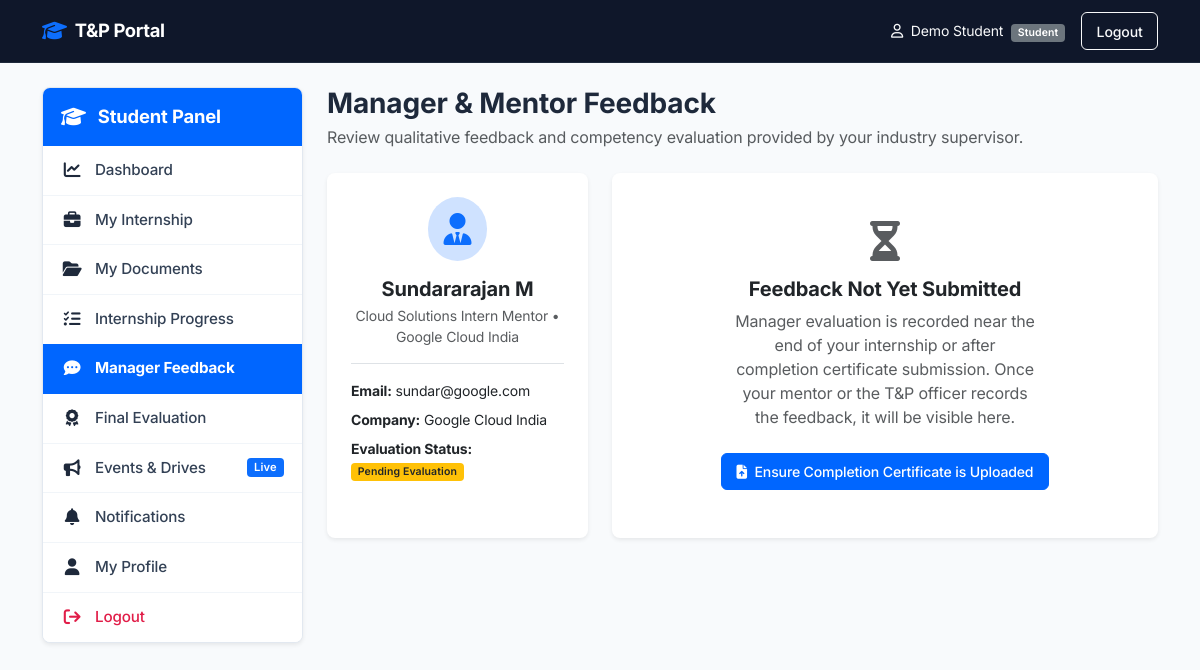
The page /student/feedback (signed in) on the database its author committed.
### tables this page shows
CREATE TABLE internships (
            id INTEGER PRIMARY KEY AUTOINCREMENT,
            student_id INTEGER NOT NULL,
            submission_status TEXT NOT NULL DEFAULT 'Draft'
                CHECK(submission_status IN ('Draft', 'Submitted')),
            
            company_name TEXT NOT NULL,
            company_location TEXT,
            company_website TEXT,
            role TEXT,
            start_date TEXT,
            end_date TEXT,
            internship_type TEXT,
            stipend TEXT,
            mode TEXT,
            domain TEXT,
            
            manager_id INTEGER,
            manager_name TEXT,
            manager_email TEXT,

            letter_status TEXT NOT NULL DEFAULT 'Pending'
                CHECK(letter_status IN ('Pending', 'Submitted')),
            letter_filename TEXT,

            completion_filename TEXT,
            completion_status TEXT NOT NULL DEFAULT 'Not Uploaded'
                CHECK(completion_status IN ('Not Uploaded', 'Uploaded')),
            report_filename TEXT,
            report_status TEXT NOT NULL DEFAULT 'Not Uploaded'
                CHECK(report_status IN ('Not Uploaded', 'Uploaded')),

            manager_feedback TEXT,
            feedback_rating INTEGER CHECK(feedback_rating BETWEEN 1 AND 5),
            tech_skills INTEGER CHECK(tech_skills BETWEEN 1 AND 5),
            communication INTEGER CHECK(communication BETWEEN 1 AND 5),
            teamwork INTEGER CHECK(teamwork BETWEEN 1 AND 5),
            problem_solving INTEGER CHECK(problem_solving BETWEEN 1 AND 5),
            professionalism INTEGER CHECK(professionalism BETWEEN 1 AND 5),
            strengths TEXT,
            improvements TEXT,

            review_status TEXT NOT NULL DEFAULT 'Pending'
                CHECK(review_status IN ('Pending', 'Under Review', 'Approved', 'Rejected', 'Correction Required', 'Ongoing', 'Completed')),
            
            admin_remarks TEXT,

            submitted_at TIMESTAMP DEFAULT CURRENT_TIMESTAMP,
            FOREIGN KEY (student_id) REFERENCES users(id) ON DELETE CASCADE,
            FOREIGN KEY (manager_id) REFERENCES users(id) ON DELETE SET NULL
        );

### app.py (the view)
@app.route('/student/feedback')
@login_required
def student_feedback():
    if session.get('role') != 'student':
        return redirect(url_for('admin_dashboard'))
    conn = get_db_connection()
    internship = conn.execute(
        'SELECT * FROM internships WHERE student_id = ? ORDER BY submitted_at DESC LIMIT 1',
        (session['user_id'],)
    ).fetchone()
    conn.close()
    return render_template('student_feedback.html', internship=internship)

### app.py (called while the page is built)
def login_required(f):
    @wraps(f)
    def wrapper(*args, **kwargs):
        if 'user_id' not in session:
            flash('Please log in first.', 'warning')
            return redirect(url_for('login'))
        return f(*args, **kwargs)
    return wrapper

### database.py (called while the page is built)
def get_db_connection():
    conn = sqlite3.connect(DB_PATH)
    conn.row_factory = sqlite3.Row
    conn.execute("PRAGMA foreign_keys = ON")
    return conn

### templates/student_feedback.html (shortened to what this page needs)
{% extends "student_base.html" %}
{% block student_content %}
<div class="mb-4">
    <h3 class="fw-bold mb-1">Manager & Mentor Feedback</h3>
    <p class="text-muted mb-0">Review qualitative feedback and competency evaluation provided by your industry supervisor.</p>
</div>
{% if not internship %}
<div class="alert alert-info">
    <i class="fa-solid fa-circle-info me-2"></i> No internship registered yet.
</div>
{% else %}
<div class="row g-4">
    <div class="col-md-4">
        <div class="card shadow-sm border-0 h-100">
            <div class="card-body p-4 text-center">
                <div class="rounded-circle bg-primary-subtle text-primary p-3 d-inline-flex mb-3">
                    <i class="fa-solid fa-user-tie fs-2"></i>
                </div>
                <h5 class="fw-bold mb-1">{{ internship.manager_name or 'Industry Mentor' }}</h5>
                <p class="text-muted small mb-3">{{ internship.role }} Mentor &bull; {{ internship.company_name }}</p>
                <div class="border-top pt-3 text-start small">
                    <div class="mb-2"><strong>Email:</strong> {{ internship.manager_email or 'mentor@company.com' }}</div>
                    <div class="mb-2"><strong>Company:</strong> {{ internship.company_name }}</div>
                    <div class="mb-2"><strong>Evaluation Status:</strong>
                        {% if internship.feedback_rating %}
                            <span class="badge bg-success">Evaluated</span>
                        {% else %}
                            <span class="badge bg-warning text-dark">Pending Evaluation</span>
                        {% endif %}
                    </div>
                </div>
            </div>
        </div>
    </div>
    <div class="col-md-8">
        {% if internship.feedback_rating or internship.manager_feedback %}
        <div class="card shadow-sm border-0 mb-4">
            <div class="card-body p-4">
                <div class="d-flex justify-content-between align-items-center mb-3">
                    <h5 class="fw-bold mb-0">Supervisor Evaluation</h5>
                    <div class="fs-4 text-warning">
                        {% for i in range(1, 6) %}
                            {% if i <= (internship.feedback_rating or 0) %}
                                <i class="fa-solid fa-star"></i>
                            {% else %}
                                <i class="fa-regular fa-star text-muted"></i>
                            {% endif %}
                        {% endfor %}
                        <span class="fs-6 text-dark fw-bold ms-2">{{ internship.feedback_rating }}/5.0</span>
                    </div>
                </div>
                <div class="p-3 bg-light rounded mb-4">
                    <h6 class="fw-bold mb-1"><i class="fa-solid fa-quote-left text-primary me-2"></i>Overall Comments:</h6>
                    <p class="mb-0 text-secondary fst-italic">
                        {{ internship.manager_feedback or "The student demonstrated commitment and actively contributed towards team objectives during their internship tenure." }}
                    </p>
                </div>
                <h6 class="fw-bold mb-3 border-bottom pb-2">Competency & Skill Evaluation</h6>
                <div class="mb-3">
                    <div class="d-flex justify-content-between small fw-semibold mb-1">
                        <span>Technical & Engineering Skills</span>
                        <span>{{ internship.tech_skills or 4 }}/5</span>
                    </div>
                    <div class="progress" style="height: 8px;">
                        <div class="progress-bar bg-primary" role="progressbar" style="width: {{ ((internship.tech_skills or 4) / 5) * 100 }}%;"></div>
                    </div>
                </div>
                <div class="mb-3">
                    <div class="d-flex justify-content-between small fw-semibold mb-1">
                        <span>Communication & Presentation</span>
                        <span>{{ internship.communication or 4 }}/5</span>
                    </div>
                    <div class="progress" style="height: 8px;">
                        <div class="progress-bar bg-info" role="progressbar" style="width: {{ ((internship.communication or 4) / 5) * 100 }}%;"></div>
                    </div>
                </div>
                <div class="mb-3">
                    <div class="d-flex justify-content-between small fw-semibold mb-1">
                        <span>Teamwork & Collaboration</span>
                        <span>{{ internship.teamwork or 5 }}/5</span>
                    </div>
                    <div class="progress" style="height: 8px;">
                        <div class="progress-bar bg-success" role="progressbar" style="width: {{ ((internship.teamwork or 5) / 5) * 100 }}%;"></div>
                    </div>
                </div>
                <div class="mb-3">
                    <div class="d-flex justify-content-between small fw-semibold mb-1">
                        <span>Problem Solving & Analytical Ability</span>
                        <span>{{ internship.problem_solving or 4 }}/5</span>
                    </div>
                    <div class="progress" style="height: 8px;">
                        <div class="progress-bar bg-warning" role="progressbar" style="width: {{ ((internship.problem_solving or 4) / 5) * 100 }}%;"></div>
                    </div>
                </div>
                <div class="mb-3">
                    <div class="d-flex justify-content-between small fw-semibold mb-1">
                        <span>Professionalism & Punctuality</span>
                        <span>{{ internship.professionalism or 5 }}/5</span>
                    </div>
                    <div class="progress" style="height: 8px;">
                        <div class="progress-bar bg-secondary" role="progressbar" style="width: {{ ((internship.professionalism or 5) / 5) * 100 }}%;"></div>
                    </div>
                </div>
                <div class="row g-3 mt-3">
                    <div class="col-md-6">
                        <div class="card bg-success-subtle border-0 p-3 h-100">
                            <h6 class="fw-bold text-success mb-1"><i class="fa-solid fa-thumbs-up me-1"></i> Key Strengths</h6>
                            <p class="small text-secondary mb-0">{{ internship.strengths or "Quick learner, enthusiastic, and reliable in meeting assigned deadlines." }}</p>
                        </div>
                    </div>
                    <div class="col-md-6">
                        <div class="card bg-warning-subtle border-0 p-3 h-100">
                            <h6 class="fw-bold text-warning-emphasis mb-1"><i class="fa-solid fa-lightbulb me-1"></i> Areas for Improvement</h6>
                            <p class="small text-secondary mb-0">{{ internship.improvements or "Continue deepening knowledge in scalable system architecture and unit testing practices." }}</p>
                        </div>
                    </div>
                </div>
            </div>
        </div>
        {% else %}
        <div class="card shadow-sm border-0 p-5 text-center">
            <i class="fa-solid fa-hourglass-half text-muted fs-1 mb-3"></i>
            <h5 class="fw-bold">Feedback Not Yet Submitted</h5>
            <p class="text-muted col-md-8 mx-auto">
                Manager evaluation is recorded near the end of your internship or after completion certificate submission. Once your mentor or the T&P officer records the feedback, it will be visible here.
            </p>
            <div class="mt-2">
                <a href="{{ url_for('student_documents') }}" class="btn btn-primary btn-sm">
                    <i class="fa-solid fa-file-arrow-up me-1"></i> Ensure Completion Certificate is Uploaded
                </a>
            </div>
        </div>
        {% endif %}
    </div>
</div>
{% endif %}
{% endblock %}

### static/css/style.css (style rules this page uses)
:root { --primary-color: #0066ff; --primary-hover: #0052cc; --text-main: #1e293b; --text-muted: #64748b; --border-color: #e2e8f0; --bg-page: #f8fafc; --card-bg: #ffffff; }
body { background-color: var(--bg-page); font-family: 'Inter', -apple-system, BlinkMacSystemFont, "Segoe UI", Roboto, sans-serif; color: var(--text-main); letter-spacing: -0.01em; }
.card { background: var(--card-bg); border: 1px solid var(--border-color); border-radius: 8px; box-shadow: 0 1px 3px rgba(0, 0, 0, 0.03); transition: transform 0.15s ease, box-shadow 0.15s ease; }
.btn { border-radius: 6px; font-weight: 500; font-size: 0.88rem; padding: 0.45rem 0.9rem; transition: all 0.15s ease; }
.btn-primary { background-color: var(--primary-color); border-color: var(--primary-color); }
.badge { border-radius: 4px; font-weight: 600; letter-spacing: 0.01em; }

### rows shown on the page
internships: manager_name "Sundararajan M", role "Cloud Solutions Intern", company_name "Google Cloud India", manager_email "sundar@google.com"

### other values the page prints
{{ session.full_name }} "Demo Student"
{{ session.role|capitalize }} "Student"
